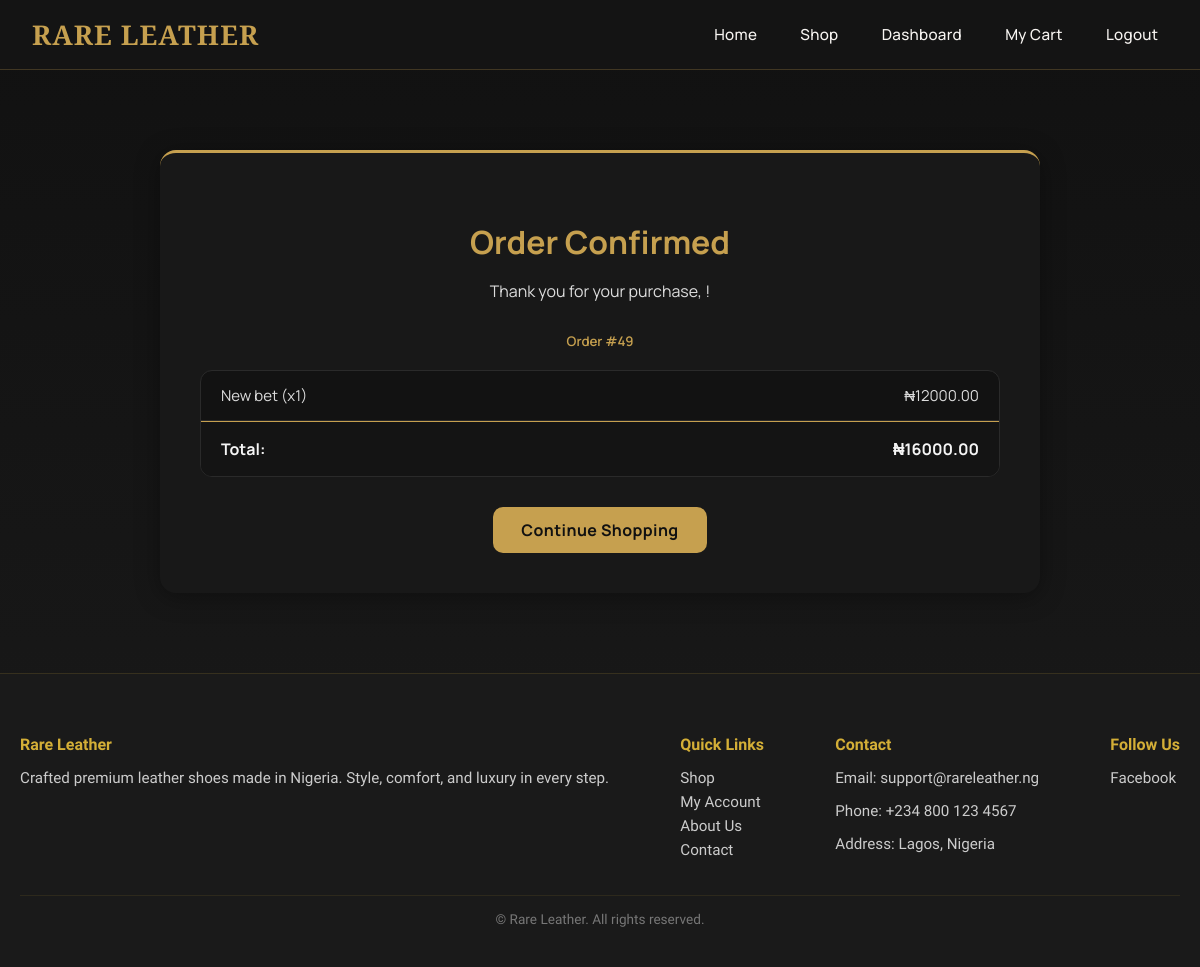
Page /orders/confirmation/49/ (signed in) on the committed database.
### orders/models.py (models this page shows, shortened)
class Order(models.Model):
    ORDER_STATUS_CHOICES = (
        ('pending', 'Pending'),
        ('processing', 'Processing'),
        ('completed', 'Completed'),
        ('cancelled', 'Cancelled'),
    )
    PAYMENT_STATUS_CHOICES = (
        ('pending', 'Pending'),
        ('paid', 'Paid'),
        ('failed', 'Failed'),
    )
    user = models.ForeignKey(settings.AUTH_USER_MODEL, on_delete=models.CASCADE)
    full_name = models.CharField(max_length=100)
    email = models.EmailField()
    phone = models.CharField(max_length=20)
    address = models.TextField()
    city = models.CharField(max_length=100)
    created_at = models.DateTimeField(auto_now_add=True)
    status = models.CharField(max_length=20, choices=ORDER_STATUS_CHOICES, default='pending')
    total_price = models.DecimalField(max_digits=10, decimal_places=2, default=0)
    payment_status = models.CharField(max_length=20, choices=PAYMENT_STATUS_CHOICES, default='pending')
    reference = models.CharField(max_length=100, blank=True, null=True, help_text="Paystack transaction reference")
    class Meta:
        ordering = ['-created_at']

class OrderItem(models.Model):
    order = models.ForeignKey(Order, on_delete=models.CASCADE, related_name='items')
    product = models.ForeignKey(Product, on_delete=models.CASCADE)
    size = models.PositiveIntegerField(default=40)
    quantity = models.PositiveIntegerField(default=1)
    price = models.DecimalField(max_digits=10, decimal_places=2)
    def get_subtotal(self):
        return self.price * self.quantity

### catalog/models.py (models this page shows, shortened)
class Product(models.Model):
    category = models.ForeignKey(Category, on_delete=models.SET_NULL, null=True, related_name='products')
    title = models.CharField(max_length=200)
    slug = models.SlugField(unique=True, blank=True)
    description = models.TextField(blank=True)
    price_ngn = models.PositiveIntegerField(help_text="Price in Naira")
    min_size = models.PositiveSmallIntegerField(default=38, help_text="Minimum available shoe size")
    max_size = models.PositiveSmallIntegerField(default=45, help_text="Maximum available shoe size")
    extra_fee_threshold = models.PositiveSmallIntegerField(
        default=45,
        help_text="Sizes above this value attract an extra fee"
    )
    extra_fee_amount = models.PositiveIntegerField(
        default=0,
        help_text="Extra fee (in Naira) for sizes above the threshold"
    )
    available = models.BooleanField(default=True)
    created_at = models.DateTimeField(auto_now_add=True)

### orders/views.py (the view)
# urls.py: path('confirmation/<int:order_id>/', order_confirmation_view, name='order_confirmation'),
@login_required
def order_confirmation_view(request, order_id):
    order = get_object_or_404(Order, id=order_id, user=request.user)
    return render(request, 'orders/order_confirmation.html', {'order': order})

### templates/orders/order_confirmation.html (shortened to what this page needs)
{% extends 'base.html' %}
{% block content %}
<div class="order-container">
  <h2>Order Confirmed</h2>
  <p>Thank you for your purchase, {{ order.full_name }}!</p>
  <h5>Order #{{ order.id }}</h5>
  <ul class="order-list">
    {% for item in order.items.all %}
    <li class="order-item">
      <span>{{ item.product.title }} (x{{ item.quantity }})</span>
      <span>₦{{ item.get_subtotal }}</span>
    </li>
    {% endfor %}
    <li class="order-total">
      <span>Total:</span>
      <span>₦{{ order.total_price }}</span>
    </li>
  </ul>
  <a href="{% url 'catalog:product_list' %}" class="btn-continue">Continue Shopping</a>
</div>
{% include 'includes/footer.html' %}
{% endblock %}

### templates/base.html (style rules this page uses)
:root { --gold: #c6a04f; --dark-bg: #0f0f0f; --text-light: #f8f5f2; --text-muted: #b8b8b8; }
body { margin: 0; background: var(--dark-bg); color: var(--text-light); font-family: 'Manrope', sans-serif; }

### templates/orders/order_confirmation.html (style rules this page uses)
body { font-family: 'Manrope', sans-serif; background: linear-gradient(180deg, #111 0%, #1a1a1a 100%); color: #f5f5f5; margin: 0; padding: 0; }
.order-container { max-width: 800px; margin: 80px auto; background: #181818; border-radius: 16px; padding: 40px; box-shadow: 0 4px 25px rgba(0, 0, 0, 0.35); border-top: 3px solid #c6a04f; text-align: center; }
h2 { color: #c6a04f; font-weight: 700; font-size: 2rem; margin-bottom: 10px; }
p { font-size: 16px; color: #ddd; margin-bottom: 30px; }
h5 { color: #c6a04f; font-weight: 600; margin-bottom: 20px; }
.order-list { list-style: none; padding: 0; margin: 0 0 30px 0; background: #121212; border-radius: 12px; border: 1px solid #2a2a2a; overflow: hidden; }
.order-item { display: flex; justify-content: space-between; padding: 14px 20px; border-bottom: 1px solid #2a2a2a; font-size: 15px; color: #ddd; }
.order-total { display: flex; justify-content: space-between; padding: 16px 20px; border-top: 1px solid #c6a04f; font-weight: 700; color: #f5f5f5; background: #141414; }
.btn-continue { background: #c6a04f; color: #111; padding: 12px 28px; border-radius: 10px; text-decoration: none; font-weight: 700; letter-spacing: 0.4px; transition: all 0.3s ease; display: inline-block; }

### rows in the picture
Order: id "49", total_price "16000.00"
OrderItem: product "New bet", quantity "1", get_subtotal "12000.00"
